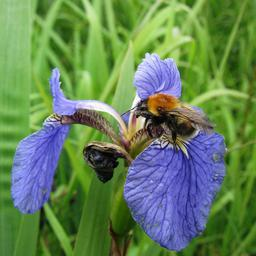
#> input picture reference_images/Iris-setosa_1765054188_2.png, 256 x 256 px
$ python -i image_utils.py   (imports and definitions only)
#> lines starting #> are read from the running program, lines starting #| are printed output that depends on the picture
"""
================================================================================
IMAGE UTILITIES MODULE
================================================================================
This module provides NumPy-based image feature extraction for iris classification.

Features extracted:
    1. Color histograms (RGB channels)
    2. Edge detection using Sobel filters
    3. Shape descriptors (area, intensity distribution)
    4. Texture features

All implementations are from scratch using NumPy, following the project's
educational philosophy.
================================================================================
"""

import numpy as np
from PIL import Image
import io


# [37 lines left out: functions load_image_from_bytes, load_image_from_path, not called in this run]


def resize_image(image, target_size=(128, 128)):
    """
    Resize image to target size using PIL.

    Args:
        image: NumPy array (H, W, 3)
        target_size: Tuple (width, height)

    Returns:
        np.ndarray: Resized image
    """
    pil_img = Image.fromarray(image.astype(np.uint8))
    pil_img = pil_img.resize(target_size, Image.Resampling.LANCZOS)
    return np.array(pil_img)


def rgb_to_grayscale(image):
    """
    Convert RGB image to grayscale using luminosity method.

    Formula: Y = 0.299*R + 0.587*G + 0.114*B

    Args:
        image: RGB image array (H, W, 3)

    Returns:
        np.ndarray: Grayscale image (H, W)
    """
    return np.dot(image[..., :3], [0.299, 0.587, 0.114])


def compute_color_histogram(image, bins=32):
    """
    Compute color histogram for each RGB channel.

    Args:
        image: RGB image array (H, W, 3)
        bins: Number of bins per channel

    Returns:
        np.ndarray: Flattened histogram (bins * 3,)
    """
    histograms = []

    for channel in range(3):
        hist, _ = np.histogram(image[:, :, channel].flatten(),
                               bins=bins, range=(0, 256))
        hist = hist.astype(np.float32)
        hist = hist / (hist.sum() + 1e-7)
        histograms.append(hist)

    return np.concatenate(histograms)


# [202 lines left out: functions compute_hsv_histogram, sobel_edge_detection, compute_edge_features, compute_texture_features, compute_shape_features, not called in this run]


def extract_features(image, target_size=(128, 128)):
    """
    Extract all features from an image for classification.

    This is the main feature extraction function that combines:
    - Color histograms (RGB and HSV)
    - Edge features (Sobel)
    - Texture features
    - Shape features

    Args:
        image: RGB image as NumPy array (H, W, 3) or bytes
        target_size: Size to resize image for consistent features

    Returns:
        np.ndarray: Combined feature vector (fixed length)
    """
    if isinstance(image, bytes) or hasattr(image, 'read'):
        image = load_image_from_bytes(image)

    image = resize_image(image, target_size)

    grayscale = rgb_to_grayscale(image)

    color_hist = compute_color_histogram(image, bins=32)

    hsv_hist = compute_hsv_histogram(image, bins=32)

    edge_features = compute_edge_features(grayscale, bins=16)

    texture_features = compute_texture_features(grayscale)

    shape_features = compute_shape_features(grayscale)

    all_features = np.concatenate([
        color_hist,
        hsv_hist,
        edge_features,
        texture_features,
        shape_features
    ])

    return all_features.astype(np.float32)


# [61 lines left out: functions get_feature_dimension, normalize_features, batch_extract_features, not called in this run]


SPECIES_MAPPING = {
    0: 'Iris-setosa',
    1: 'Iris-versicolor',
    2: 'Iris-virginica'
}

SPECIES_ID_MAPPING = {v: k for k, v in SPECIES_MAPPING.items()}

>>> import cv2
>>> picture = cv2.imread('reference_images/Iris-setosa_1765054188_2.png', cv2.IMREAD_GRAYSCALE)
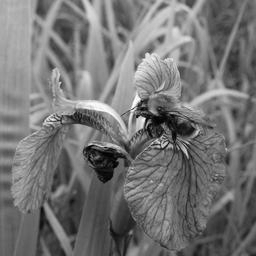
#> picture: shape (256, 256); min 0, max 254, mean 116.5
>>> result = extract_features(picture)
#> in resize_image, `pil_img = pil_img.resize(target_size, Image.Resampling.LANCZOS)`:
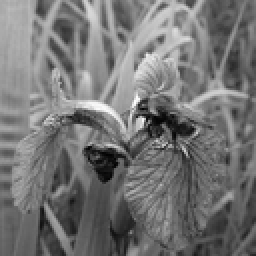
#> pil_img: PIL image 128x128 L (shown 2 times larger); min 2, max 254, mean 116.5
#> in extract_features, `grayscale = rgb_to_grayscale(image)`: grayscale = 128 values, max 176.9 at index 8, min 87.34 at index 92, mean 134.6
#> after the loop in compute_color_histogram, `for channel in range(3):`: histograms = []
#> (the run stopped early here; a loop or call above may not have finished)

$ run again, on reference_images/Iris-setosa_1765054190_6.png
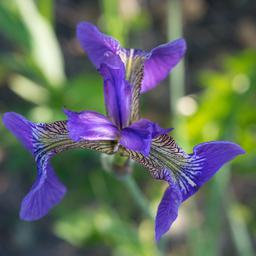
#> input picture reference_images/Iris-setosa_1765054190_6.png, 256 x 256 px
#> `picture = cv2.imread('reference_images/Iris-setosa_1765054188_2.png', ..`:
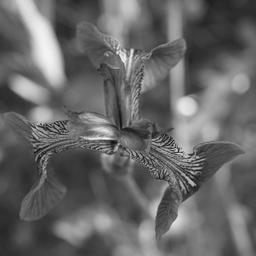
#> picture: shape (256, 256); min 10, max 247, mean 102.7
#> in resize_image, `pil_img = pil_img.resize(target_size, Image.Resampling.LANCZOS)`:
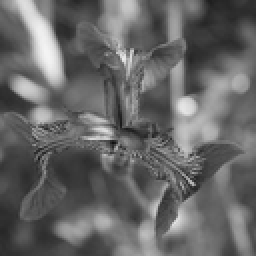
#> pil_img: PIL image 128x128 L (shown 2 times larger); min 17, max 244, mean 102.7
#> grayscale = 128 values, max 126.6 at index 0, min 39.11 at index 115, mean 72.57
#> after the loop in compute_color_histogram, `for channel in range(3):`: histograms = []

$ run again, on reference_images/Iris-setosa_1765054191_9.png
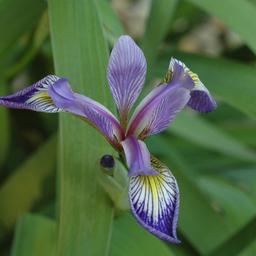
#> input picture reference_images/Iris-setosa_1765054191_9.png, 256 x 256 px
#> `picture = cv2.imread('reference_images/Iris-setosa_1765054188_2.png', ..`:
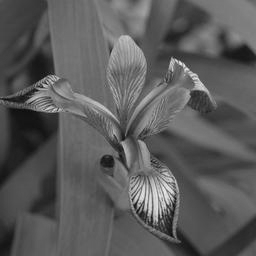
#> picture: shape (256, 256); min 6, max 238, mean 91.1
#> in resize_image, `pil_img = pil_img.resize(target_size, Image.Resampling.LANCZOS)`:
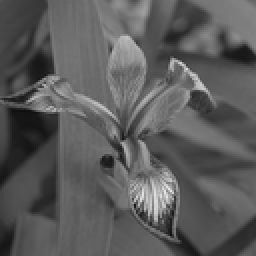
#> pil_img: PIL image 128x128 L (shown 2 times larger); min 12, max 232, mean 91.1
#> grayscale = 128 values, max 97.96 at index 51, min 21.9 at index 122, mean 61.73
#> after the loop in compute_color_histogram, `for channel in range(3):`: histograms = []

$ run again, on reference_images/Iris-setosa_1765054195_20.png
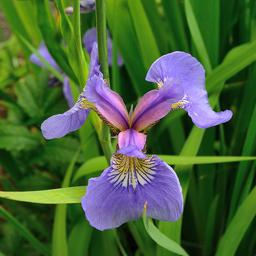
#> input picture reference_images/Iris-setosa_1765054195_20.png, 256 x 256 px
#> `picture = cv2.imread('reference_images/Iris-setosa_1765054188_2.png', ..`:
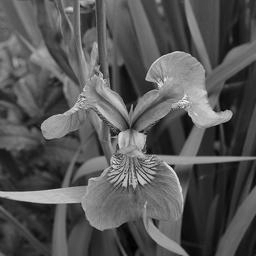
#> picture: shape (256, 256); min 0, max 250, mean 86.4
#> in resize_image, `pil_img = pil_img.resize(target_size, Image.Resampling.LANCZOS)`:
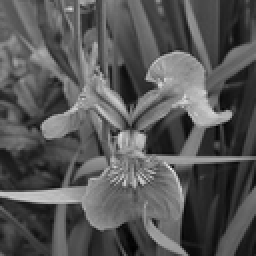
#> pil_img: PIL image 128x128 L (shown 2 times larger); min 1, max 232, mean 86.4
#> grayscale = 128 values, max 196.2 at index 96, min 22.87 at index 75, mean 80.69
#> after the loop in compute_color_histogram, `for channel in range(3):`: histograms = []
